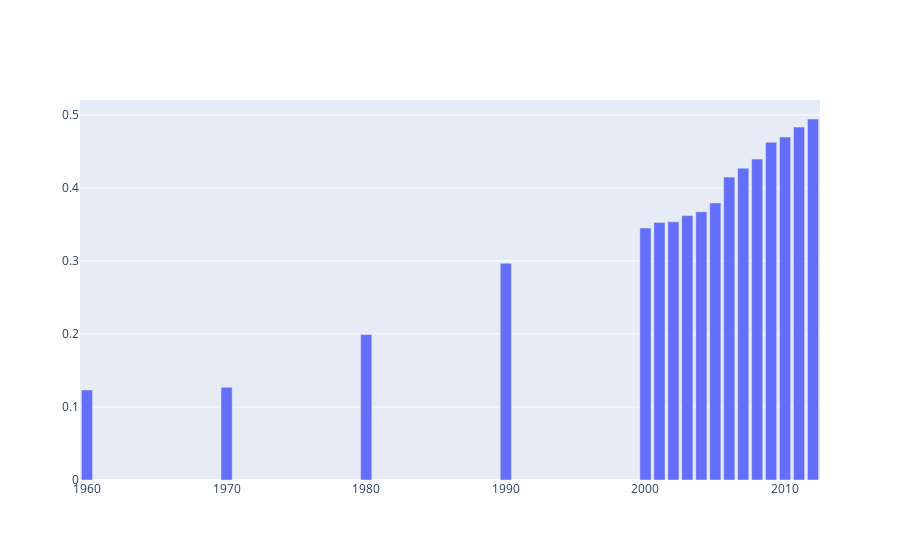

The notebook cell this image was saved under:
### Markdown cell above
Then we can select certain columns with a syntax similar to python dictionaries. `df['year']` thus returns the first column.

In this way we can easily select data and visualize it with plotly. In the next cell there's an example of a bar chart based on the `year` column and the `all` column, i.e. the total percentage of people between 25 and 34 who are **not** married.

### Code cell
trace = go.Bar(
    x = df['year'],
    y = df['all']
)
go.Figure(trace).show()

### Figure 1 — Plotly figure (JSON) as saved in the notebook; plotly's stock layout.template omitted (floating-point values rounded to 4 significant figures)
{"data": [{"type": "bar", "x": [1960, 1970, 1980, 1990, 2000, 2001, 2002, 2003, 2004, 2005, 2006, 2007, 2008, 2009, 2010, 2011, 2012], "y": [0.1233, 0.127, 0.1992, 0.2968, 0.345, 0.3528, 0.3535, 0.362, 0.3673, 0.3793, 0.4148, 0.4269, 0.4394, 0.4626, 0.4697, 0.4833, 0.4943]}], "layout": {}}
